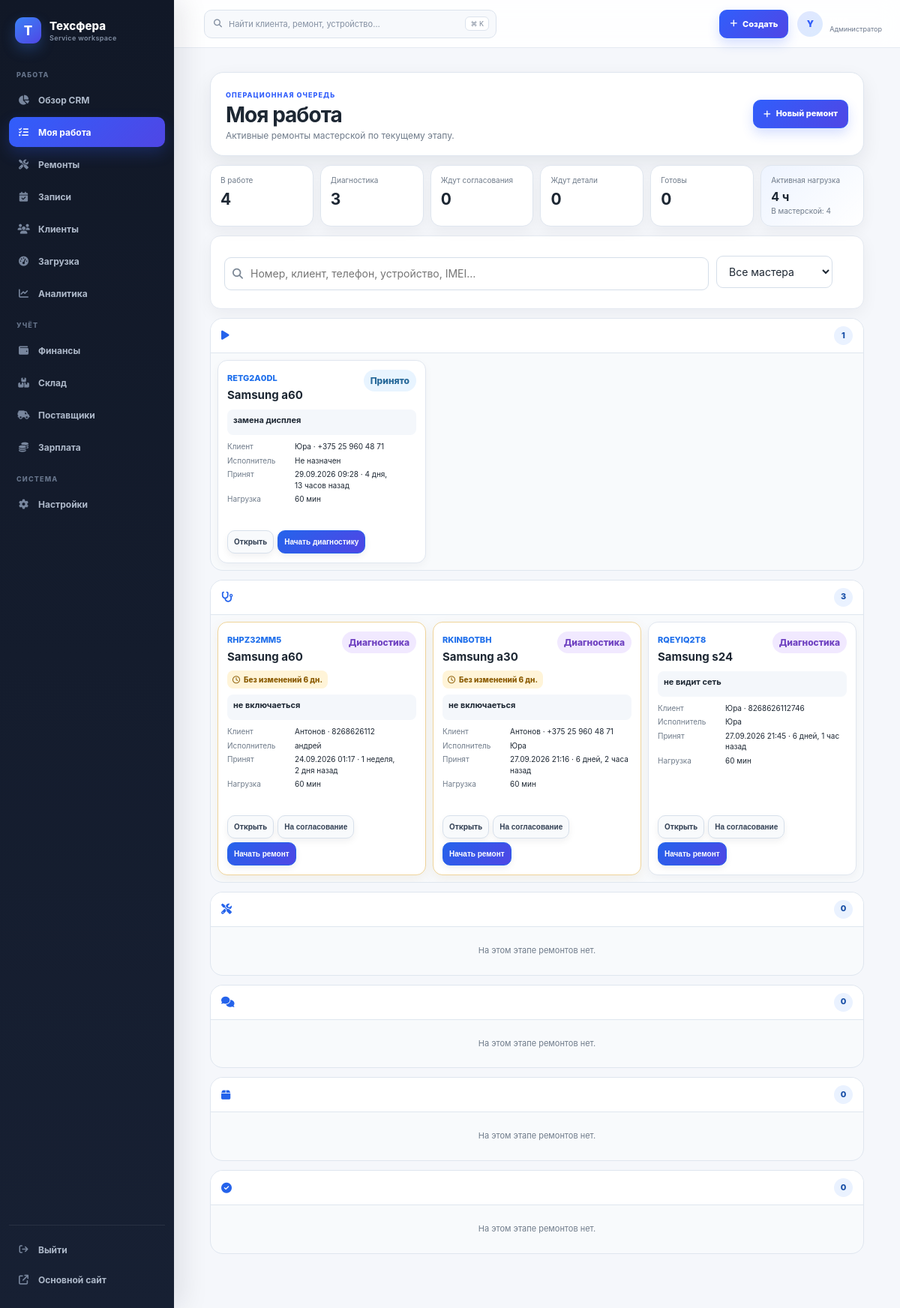
/crm/work/ (signed in), run on the app's committed database.
### crm/models.py (models this page shows, shortened)
class CRMOrder(models.Model):
    class Type(models.TextChoices):
        PAID = "paid", "Платный"
        WARRANTY = "warranty", "Гарантийный"
    class Status(models.TextChoices):
        ACCEPTED = "accepted", "Принято"
        DIAGNOSTIC = "diagnostic", "Диагностика"
        APPROVAL = "approval", "Ожидает согласования"
        WAITING_PART = "waiting_part", "Ожидает деталь"
        REPAIR = "repair", "В ремонте"
        READY = "ready", "Готово к выдаче"
        ISSUED = "issued", "Выдано"
        CANCELED = "canceled", "Отказ / отмена"
    TRANSITIONS = {
        Status.ACCEPTED: {Status.DIAGNOSTIC, Status.CANCELED},
        Status.DIAGNOSTIC: {Status.APPROVAL, Status.WAITING_PART, Status.REPAIR, Status.CANCELED},
        Status.APPROVAL: {Status.WAITING_PART, Status.REPAIR, Status.CANCELED},
        Status.WAITING_PART: {Status.REPAIR, Status.CANCELED},
        Status.REPAIR: {Status.WAITING_PART, Status.READY, Status.CANCELED},
        Status.READY: {Status.ISSUED},
        Status.ISSUED: set(),
        Status.CANCELED: set(),
    }
    number = models.CharField("Номер заказа", max_length=9, unique=True, editable=False)
    client = models.ForeignKey(CRMClient, verbose_name="Клиент", on_delete=models.PROTECT, related_name="orders")
    device = models.ForeignKey(CRMDevice, verbose_name="Устройство", on_delete=models.PROTECT, related_name="orders")
    employee = models.ForeignKey("finance.Employee", verbose_name="Мастер", on_delete=models.PROTECT, related_name="crm_orders", null=True, blank=True)
    source_appointment = models.OneToOneField("repairs.Appointment", verbose_name="Онлайн-запись", on_delete=models.SET_NULL, related_name="crm_order", null=True, blank=True)
    order_type = models.CharField("Тип заказа", max_length=20, choices=Type.choices, default=Type.PAID)
    warranty_source_order = models.ForeignKey("self", verbose_name="Исходный гарантийный ремонт", on_delete=models.PROTECT, related_name="warranty_orders", null=True, blank=True)
    status = models.CharField("Статус", max_length=20, choices=Status.choices, default=Status.ACCEPTED, db_index=True)
    accepted_at = models.DateTimeField("Принят", default=timezone.now)
    ready_at = models.DateTimeField("Готов", null=True, blank=True)
    issued_at = models.DateTimeField("Выдан", null=True, blank=True)
    issue_description = models.TextField("Причина обращения")
    diagnostic_result = models.TextField("Результат диагностики", blank=True)
    internal_note = models.TextField("Внутренняя заметка", blank=True)
    condition_on_intake = models.TextField("Состояние при приёме", blank=True)
    accessories_on_intake = models.TextField("Комплектность при приёме", blank=True)
    agreed_price = models.DecimalField("Согласованная стоимость", max_digits=12, decimal_places=2, default=Decimal("0.00"), validators=[MinValueValidator(0)])
    warranty_days = models.PositiveIntegerField("Гарантия, дней", default=0)
    warranty_started_at = models.DateTimeField("Начало гарантии", null=True, blank=True)
    final_price = models.DecimalField(
        "Итоговая сумма", max_digits=12, decimal_places=2, null=True, blank=True,
        validators=[MinValueValidator(0)],
    )
    paid_amount = models.DecimalField(
        "Оплачено клиентом", max_digits=12, decimal_places=2,
        default=Decimal("0.00"), validators=[MinValueValidator(0)],
    )
    finance_repair = models.OneToOneField(
        "finance.RepairFinance", verbose_name="Финансовый ремонт", on_delete=models.PROTECT,
        related_name="crm_order", null=True, blank=True,
    )
    estimated_work_minutes_snapshot = models.PositiveIntegerField(
        "Плановое время работы, минут", null=True, blank=True, default=60,
        help_text="Внутренняя оценка трудоёмкости ремонта.",
    )
    created_at = models.DateTimeField("Создан", auto_now_add=True)
    updated_at = models.DateTimeField("Обновлён", auto_now=True)
    class Meta:
        verbose_name = "Заказ CRM"
        verbose_name_plural = "Заказы CRM"
        ordering = ["-accepted_at", "-id"]
        permissions = [
            ("access_crm", "Может входить в CRM"),
            ("view_all_orders", "Может видеть все заказы CRM"),
            ("change_order_status", "Может менять статусы CRM"),
            ("manage_documents", "Может открывать документы CRM"),
        ]
        indexes = [
            models.Index(fields=["status", "accepted_at"]),
            models.Index(fields=["employee", "status"]),
            models.Index(fields=["order_type", "accepted_at"]),
        ]
        constraints = [
            models.CheckConstraint(condition=models.Q(agreed_price__gte=0), name="crm_order_price_nonnegative"),
        ]
    @property
    def allowed_next_statuses(self):
        return self.TRANSITIONS.get(self.status, set())

class CRMDevice(models.Model):
    client = models.ForeignKey(CRMClient, verbose_name="Клиент", on_delete=models.PROTECT, related_name="devices")
    device_type = models.CharField("Тип устройства", max_length=80)
    brand = models.CharField("Бренд", max_length=100, blank=True)
    model = models.CharField("Модель", max_length=140, blank=True)
    imei = models.CharField("IMEI", max_length=32, blank=True, db_index=True)
    serial_number = models.CharField("Серийный номер", max_length=120, blank=True, db_index=True)
    color = models.CharField("Цвет", max_length=80, blank=True)
    condition = models.TextField("Состояние", blank=True)
    included_items = models.TextField("Комплектность", blank=True)
    unlock_code = models.CharField("Код устройства", max_length=255, blank=True)
    note = models.TextField("Заметка", blank=True)
    created_at = models.DateTimeField("Создано", auto_now_add=True)
    updated_at = models.DateTimeField("Обновлено", auto_now=True)
    class Meta:
        verbose_name = "Устройство клиента"
        verbose_name_plural = "Устройства клиентов"
        ordering = ["-updated_at"]
        indexes = [models.Index(fields=["client", "serial_number"])]
    @property
    def display_name(self):
        return " ".join(filter(None, [self.brand, self.model])) or self.device_type

class CRMClient(models.Model):
    name = models.CharField("Имя", max_length=160)
    phone = models.CharField("Телефон", max_length=40)
    normalized_phone = models.CharField("Нормализованный телефон", max_length=20, db_index=True)
    additional_phone = models.CharField("Дополнительный телефон", max_length=40, blank=True)
    email = models.EmailField("Email", blank=True)
    source = models.CharField("Источник", max_length=120, blank=True)
    city = models.CharField("Город", max_length=120, blank=True)
    note = models.TextField("Заметка", blank=True)
    created_at = models.DateTimeField("Создан", auto_now_add=True)
    updated_at = models.DateTimeField("Обновлён", auto_now=True)
    class Meta:
        verbose_name = "Клиент CRM"
        verbose_name_plural = "Клиенты CRM"
        ordering = ["name", "id"]
        indexes = [models.Index(fields=["name"])]

### finance/models.py (models this page shows, shortened)
class Employee(models.Model):
    user = models.OneToOneField(
        settings.AUTH_USER_MODEL, verbose_name="Аккаунт пользователя",
        on_delete=models.SET_NULL, related_name="employee_profile", null=True, blank=True,
    )
    name = models.CharField("Имя", max_length=120)
    default_percent = models.DecimalField(
        "Процент по умолчанию",
        max_digits=5,
        decimal_places=2,
        default=Decimal("0.00"),
        validators=[MinValueValidator(0), MaxValueValidator(100)],
    )
    is_owner = models.BooleanField("Владелец", default=False)
    is_active = models.BooleanField("Активен", default=True)
    created_at = models.DateTimeField("Создан", auto_now_add=True)
    class Meta:
        verbose_name = "Исполнитель"
        verbose_name_plural = "Исполнители"
        ordering = ["name"]

### crm/views.py (the view)
# urls.py: path("work/", views.work_queue, name="work_queue"),
@crm_permission_required()
def work_queue(request):
    context = _work_queue_context(request, request.GET)
    template = "crm/partials/work_queue_content.html" if _is_htmx(request) else "crm/work_queue.html"
    return render(request, template, context)

### crm/templates/crm/work_queue.html
{% extends "crm/base.html" %}{% block crm_title %}Моя работа{% endblock %}
{% block crm_content %}<div class="crm-work-page"><header class="wb-page-header"><div><span class="wb-eyebrow">Операционная очередь</span><h1>Моя работа</h1><p>Активные ремонты мастерской по текущему этапу.</p></div><a class="wb-button wb-button--primary" href="{% url 'crm:order_create' %}" hx-get="{% url 'crm:order_create' %}" hx-target="#intake-modal-host" hx-swap="innerHTML"><i class="fa-solid fa-plus"></i> Новый ремонт</a></header>{% include "crm/partials/work_queue_content.html" %}</div>{% endblock %}

### templates/workbench/base.html (shortened to what this page needs)
{% extends "repairs/base.html" %}
{% load static %}
{% block extra_head %}{{ block.super }}<link rel="stylesheet" href="{% static 'workbench/css/app.css' %}?v=5">{% block workbench_head %}{% endblock %}{% endblock %}
{% block content %}
<div class="wb-app" data-wb-app>
  {% include "workbench/components/sidebar.html" %}
  <div class="wb-stage">
    <header class="wb-topbar">
      {% if perms.crm.access_crm %}<button class="wb-global-search-button" type="button" data-command-open aria-label="Открыть глобальный поиск"><i class="fa-solid fa-magnifying-glass"></i><span>Найти клиента, ремонт, устройство…</span><kbd>⌘ K</kbd></button>{% endif %}
      {% if account_is_client %}<a class="wb-button wb-button--primary wb-client-book" href="{% url 'repairs:brand_list' %}"><i class="fa-solid fa-calendar-plus"></i><span>Записаться</span></a>{% else %}<details class="wb-create-menu"><summary class="wb-button wb-button--primary"><i class="fa-solid fa-plus"></i><span>Создать</span></summary></details>{% endif %}
      <div class="wb-user">
        <span class="wb-user__avatar">{{ request.user.username|first|upper }}</span>
        <span class="wb-user__text"><b>{{ request.user.get_full_name|default:request.user.username }}</b><small>{{ account_role_label }}</small></span>
      </div>
    </header>
    <main class="wb-main">
      {% block workbench_content %}{% endblock %}
    </main>
  </div>
</div>
{% endblock %}

### crm/templates/crm/partials/work_order_card.html (shortened to what this page needs)
<article class="crm-work-card{% if order.needs_attention %} crm-work-card--attention{% endif %}"><div class="crm-work-card__head"><div><a href="{% url 'crm:order_detail' order.pk %}">{{ order.number }}</a><h3>{{ order.device.display_name }}</h3></div><span class="crm-badge crm-badge--{{ order.status }}">{{ order.get_status_display }}</span></div>{% if order.needs_attention %}<div class="crm-stale-indicator"><i class="fa-regular fa-clock"></i> Без изменений {{ order.status_age_label }}</div>{% endif %}<p class="crm-work-card__issue">{{ order.issue_description|truncatechars:110 }}</p><dl><div><dt>Клиент</dt><dd>{{ order.client.name }} · {{ order.client.phone }}</dd></div><div><dt>Исполнитель</dt><dd>{{ order.employee.name|default:"Не назначен" }}</dd></div><div><dt>Принят</dt><dd>{{ order.accepted_at|date:"d.m.Y H:i" }} · {{ order.accepted_at|timesince }} назад</dd></div><div><dt>Нагрузка</dt><dd>{{ order.estimated_work_minutes_snapshot|default:0 }} мин</dd></div></dl><div class="crm-work-card__meta"></div><footer><a class="crm-btn" href="{% url 'crm:order_detail' order.pk %}">Открыть</a>{% for value,label in order.work_actions %}<form method="post" action="{% url 'crm:work_queue_status' order.pk %}" hx-post="{% url 'crm:work_queue_status' order.pk %}" hx-target="#work-queue-content" hx-swap="outerHTML"><button class="crm-btn {% if forloop.last %}crm-btn--primary{% endif %}">{{ label }}</button></form>{% endfor %}</footer></article>

### data on the page
CRMOrder: number "RETG2A0DL", device.display_name "Samsung a60", status "Принято", issue_description "замена дисплея", client.name "Юра", client.phone "+375 25 960 48 71", employee.name "Не назначен", accepted_at "29.09.2026 09:28", accepted_at "4 дня, 13 часов", estimated_work_minutes_snapshot "60", work_actions "Начать диагностику"
CRMOrder: number "RHPZ32MM5", device.display_name "Samsung a60", status "Диагностика", status_age_label "6 дн.", issue_description "не включаеться", client.name "Антонов", client.phone "8268626112", employee.name "андрей", accepted_at "24.09.2026 01:17", accepted_at "1 неделя, 2 дня", estimated_work_minutes_snapshot "60", work_actions "На согласование" "Начать ремонт"
CRMOrder: number "RKINBOTBH", device.display_name "Samsung a30", status "Диагностика", status_age_label "6 дн.", issue_description "не включаеться", client.name "Антонов", client.phone "+375 25 960 48 71", employee.name "Юра", accepted_at "27.09.2026 21:16", accepted_at "6 дней, 2 часа", estimated_work_minutes_snapshot "60", work_actions "На согласование" "Начать ремонт"
CRMOrder: number "RQEYIQ2T8", device.display_name "Samsung s24", status "Диагностика", issue_description "не видит сеть", client.name "Юра", client.phone "8268626112746", employee.name "Юра", accepted_at "27.09.2026 21:45", accepted_at "6 дней, 1 час", estimated_work_minutes_snapshot "60", work_actions "На согласование" "Начать ремонт"

### other printed values
{{ request.user.username|first|upper }} "Y"
{{ account_role_label }} "Администратор"
{{ count_accepted|add:count_diagnostic|add:count_repair }} "4"
{{ count_diagnostic }} "3"
{{ count_approval }} "0"
{{ count_waiting_part }} "0"
{{ count_ready }} "0"
{{ productive_hours }} "4"
{{ physical_wip }} "4"
{{ group.orders|length }} "1" "3" "0" "0" "0" "0"
